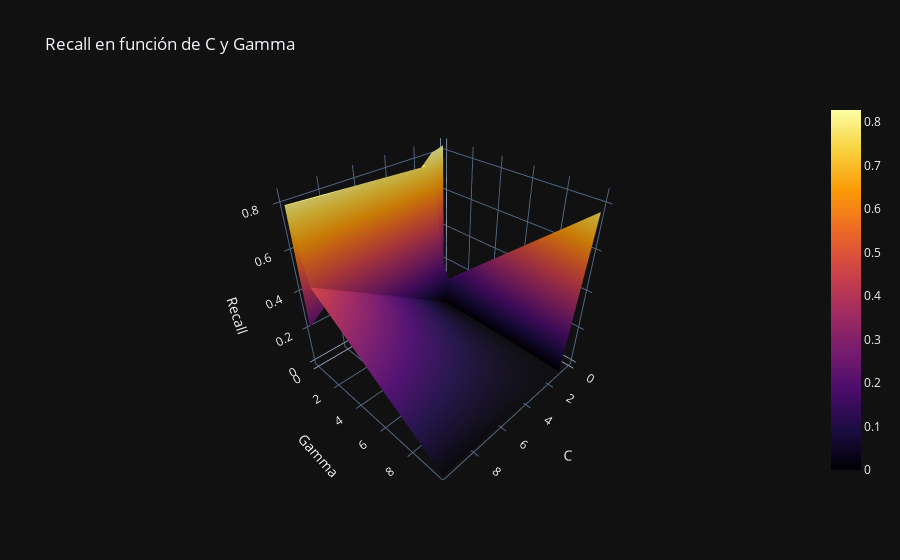

Notebook cell for this chart:
### Code cell
import plotly.graph_objects as go
import plotly.io as pio
pio.templates.default = "plotly_dark"

# Crear gráfico interactivo
fig = go.Figure(data=[go.Surface(z=recall_grid, x=C_unique, y=gamma_unique, colorscale='Inferno')]) #Prueba con Inferno, Magma y Jet

# Etiquetas
fig.update_layout(
    title='Recall en función de C y Gamma',
    scene=dict(
        xaxis_title='C',
        yaxis_title='Gamma',
        zaxis_title='Recall'
    )
)

fig.show()

### Figure 1 — Plotly figure (JSON) as saved in the notebook; plotly's stock layout.template omitted (floating-point values rounded to 4 significant figures)
{"data": [{"colorscale": [[0, "#000004"], [0.1111, "#1b0c41"], [0.2222, "#4a0c6b"], [0.3333, "#781c6d"], [0.4444, "#a52c60"], [0.5556, "#cf4446"], [0.6667, "#ed6925"], [0.7778, "#fb9b06"], [0.8889, "#f7d13d"], [1, "#fcffa4"]], "type": "surface", "x": [0.1, 1, 10], "y": [0.01, 0.1, 1, 10], "z": [[0.8278, 0.81, 0.2111], [0, 0.7578, 0.7978], [0.1311, 0, 0.4656], [0.7678, 0, 0]]}], "layout": {"scene": {"xaxis": {"title": {"text": "C"}}, "yaxis": {"title": {"text": "Gamma"}}, "zaxis": {"title": {"text": "Recall"}}}, "title": {"text": "Recall en función de C y Gamma"}}}
